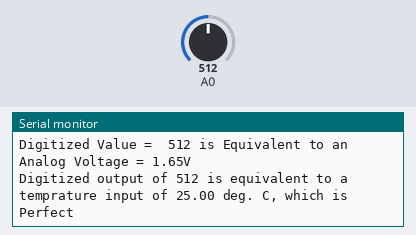
Recording of a program running on a simulated ESP8266 (Wemos D1 mini). Shown: the last lines printed to the serial monitor. Inputs (shaded band) come from the test bench; at power-on: A0 = 512.

Above: at 2.8 s.
2.9 s: A0 set to 716
At 5.0 s:
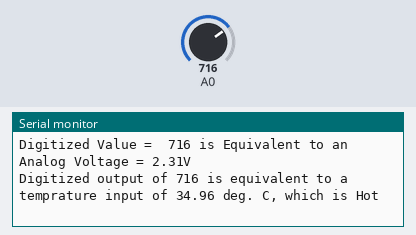
7.5 s: A0 set to 900
At 8.7 s:
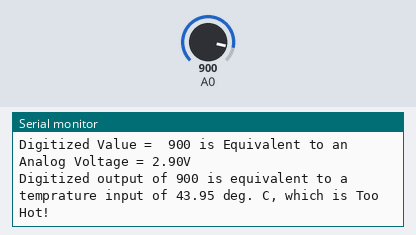
11.5 s: A0 set to 306
At 13.6 s:
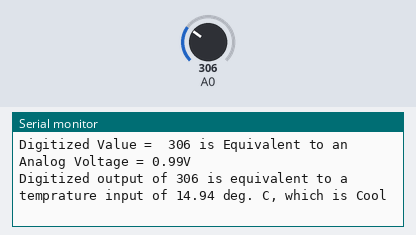
15.5 s: A0 set to 122
At 17.2 s:
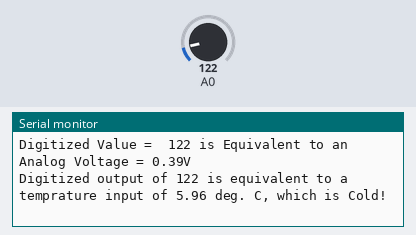
Timing chart, 0 to 18.7 s (numbered marks = the images above; inputs shaded):
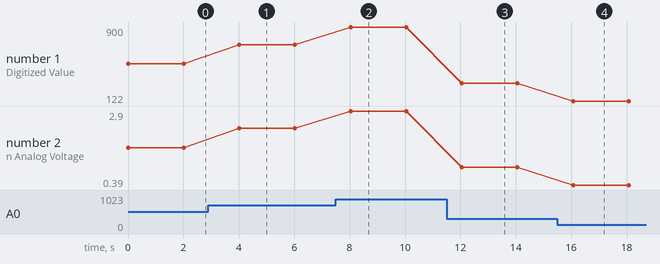

Measured:
- after the input at 2.9 s, the serial monitor: prints a new line after 1.1 s (image 1)
- after the input at 7.5 s, the serial monitor: prints a new line after 0.53 s (image 2)
- after the input at 11.5 s, the serial monitor: prints a new line after 0.55 s (image 3)
- after the input at 15.5 s, the serial monitor: prints a new line after 0.57 s (image 4)
- plotted number 1: 512 → 716 after the input at 2.9 s, 716 → 900 after the input at 7.5 s, 900 → 306 after the input at 11.5 s, 306 → 122 after the input at 15.5 s
- plotted number 2: 1.65 → 2.31 after the input at 2.9 s, 2.31 → 2.9 after the input at 7.5 s, 2.9 → 0.99 after the input at 11.5 s, 0.99 → 0.39 after the input at 15.5 s

The program:

main.cpp
```cpp
#include <Arduino.h>

/**
 * I, Ali El Cheikh Ali, student number 000760145, certify that what I am submitting is my own work;
 * that I have not copied it from any other source. I also certify that I have not allowed my work to be copied by others
 */

void setup() {

  // configure the USB serial monitor
  Serial.begin(115200);
}

  float map(int x, int in_min, int in_max, float out_min, float out_max) {
  return (x - in_min) * (out_max - out_min) / (in_max - in_min) + out_min;
  }
void loop() {
  int iVal;
  float temp;
  float tempChange;
  String tempFeeling;

  // read digitized value from the D1 Mini's A/D convertor
  iVal = analogRead(A0);

  float voltage = map(iVal, 0, 1024, 0, 3.3);

  tempChange = (voltage*50) / 3.3;
  // Temprature
  temp = tempChange;

  if (temp <= 10 ){
      tempFeeling =  "Cold!";
  }

  else if  (temp > 10 && temp <= 15) {
      tempFeeling =  "Cool";
  }
  else if  (temp > 15 && temp <= 25) {
      tempFeeling =  "Perfect";
  }
  else if  (temp > 25 && temp <= 30) {
      tempFeeling =  "Warm";
  }
  else if  (temp > 30 && temp <= 35) {
      tempFeeling =  "Hot";
  }
  else {
      tempFeeling =  "Too Hot!";
  }


  // print value to the USB port
  Serial.println("Digitized Value =  " + String(iVal) + " is Equivalent to an Analog Voltage = " + String(voltage) + "V");


  Serial.println("Digitized output of " + String(iVal)  + " is equivalent to a temprature input of " + String(tempChange) + " deg. C, which is " + String(tempFeeling));


  // wait 0.5 seconds (500 ms)
  delay(2000);
} 
```
